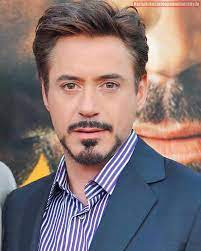
#> input picture 123.jpeg, 201 x 251 px, given in place of the camera
$ python test.py
#> lines starting #> are read from the running program, lines starting #| are printed output that depends on the picture; after the words box and inside, x2 and y2 are one past the last pixel; in counts of white or black regions, pixels touching at a corner belong together
from sklearn.neighbors import KNeighborsClassifier
import cv2
import pickle
import numpy as np
import os

video=cv2.VideoCapture(0)
facedetect=cv2.CascadeClassifier('C:/Users/LENOVO/Desktop/ML projects/facial/data/haarcascade_frontalface_default.xml')


with open('C:/Users/LENOVO/Desktop/ML projects/facial/data/names.pkl','rb') as f:
#> (reads data/names.pkl from the repository)
    LABELS=pickle.load(f)
with open('C:/Users/LENOVO/Desktop/ML projects/facial/data/faces_data.pkl','rb') as f:
#> (reads data/faces_data.pkl from the repository)
    FACES=pickle.load(f)

knn=KNeighborsClassifier(n_neighbors=5)
knn.fit(FACES, LABELS)

while True:
    ret,frame=video.read()
#> frame is the input picture: shape (251, 201, 3); mean B, G, R 116.1, 114.8, 130.7
    gray=cv2.cvtColor(frame, cv2.COLOR_BGR2GRAY)
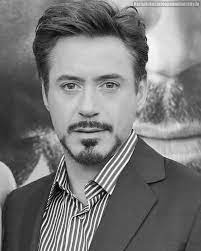
#> gray: shape (251, 201); min 2, max 254, mean 119.7
    faces=facedetect.detectMultiScale(gray, 1.3 ,5)
#> faces = [[30, 38, 122, 122]]
    for(x,y,w,h) in faces:
        crop_img=frame[y:y+h, x:x+w,:]
        resized_img=cv2.resize(crop_img,(50,50)).flatten().reshape(1,-1)
        output=knn.predict(resized_img)
        cv2.rectangle(frame, (x,y), (x+w, y+h), (0,0,255), 1)
        cv2.rectangle(frame,(x,y),(x+w,y+h),(50,50,255),2)
        cv2.rectangle(frame,(x,y-40),(x+w,y),(50,50,255),-1)
        cv2.putText(frame ,str(output[0]), (x,y-15),cv2.FONT_HERSHEY_COMPLEX,1,(255,255,255),1 )
        cv2.rectangle(frame,(x,y),(x+w,y+h),(50,50,255),1)
#> this loop made 1 pass
#> pass 1, `crop_img=frame[y:y+h, x:x+w,:]`:
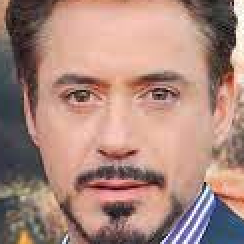
#> crop_img: shape (122, 122, 3) (shown 2 times larger); mean B, G, R 124.7, 135.3, 170.1
#> after the loop:
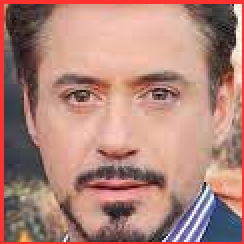
#> crop_img: shape (122, 122, 3) (shown 2 times larger); 4.86% of pixels changed, all inside (x1, y1, x2, y2) = (0, 0, 122, 122)
#> after the loop:
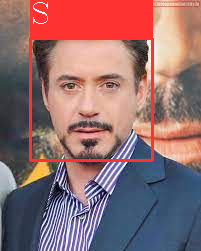
#> frame: shape (251, 201, 3); 11.91% of pixels changed, all inside (x1, y1, x2, y2) = (29, 0, 154, 162)
    cv2.imshow("Frame",frame)
    k=cv2.waitKey(1)
#> (key q is pressed here)

    if k == ord('q'):
        break

video.release()
cv2.destroyAllWindows()
